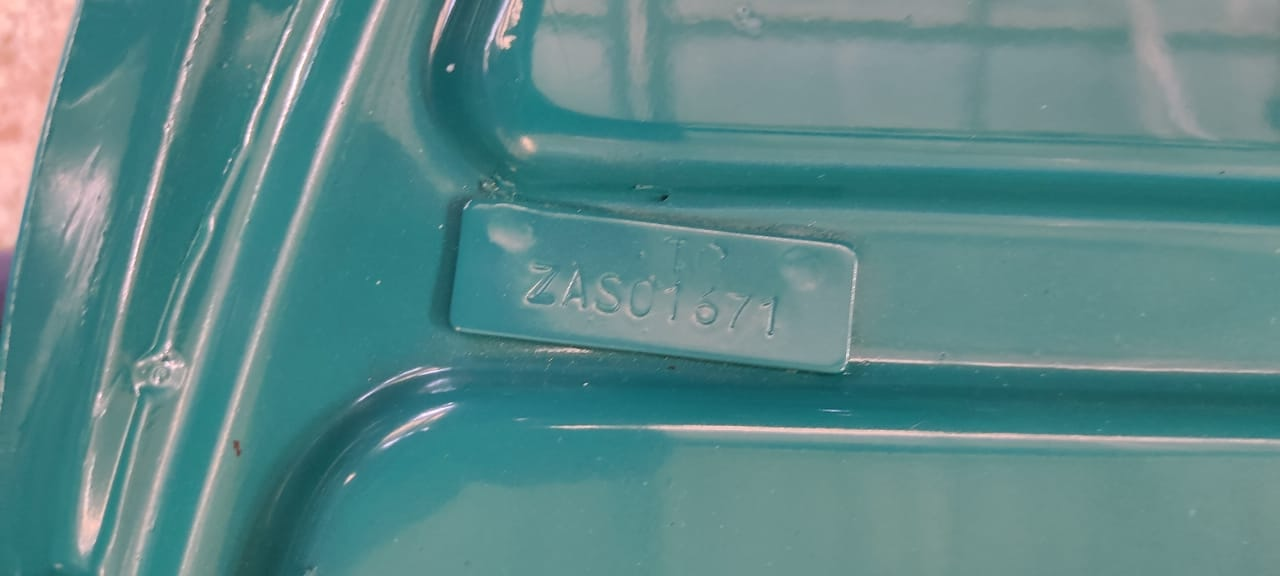
#> input picture images/1.jpeg, 1280 x 576 px; its folder holds only this picture in this run
$ python -i take-39.py   (imports and definitions only)
#> lines starting #> are read from the running program, lines starting #| are printed output that depends on the picture; after the words box and inside, x2 and y2 are one past the last pixel; in counts of white or black regions, pixels touching at a corner belong together
import cv2
import numpy as np
import os
from paddleocr import PaddleOCR
import logging
# [1 line not run here, left out]


def process_image(image_path):
#> called with image_path = 'images/1.jpeg'
    img = cv2.imread(image_path)
#> img is the input picture: shape (576, 1280, 3); mean B, G, R 136.6, 136.2, 90.9
    if img is None:
        print(f"Error: Could not load image {image_path}")
        return

    # Apply median blur to reduce glare
    blr = cv2.medianBlur(img, 15)
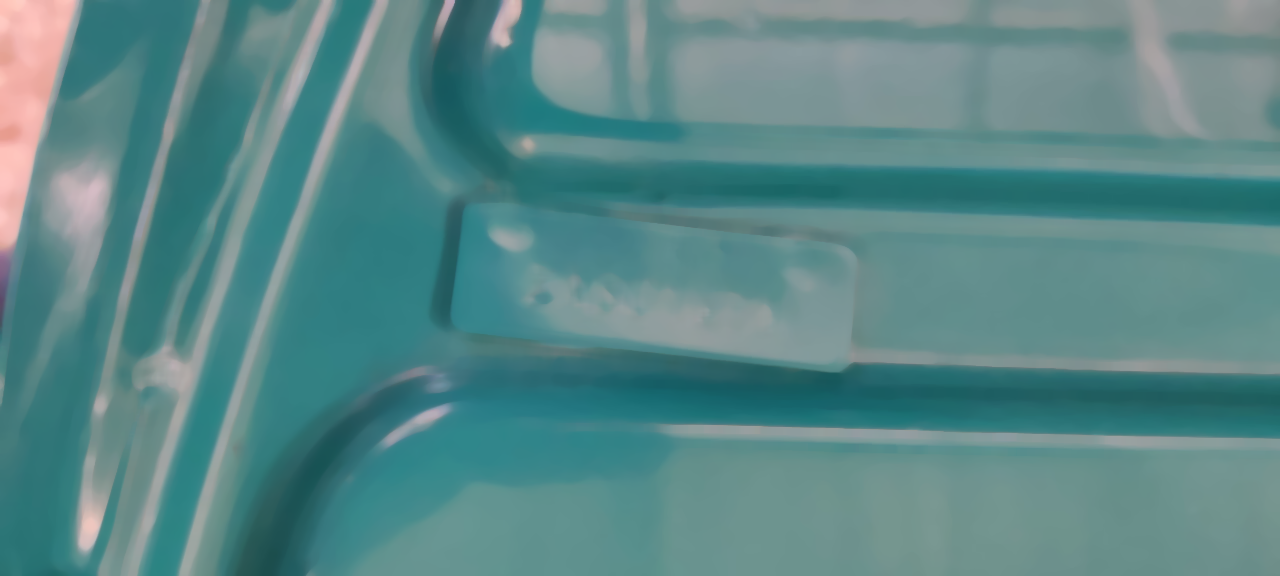
#> blr: shape (576, 1280, 3); mean B, G, R 135.7, 135.3, 89.4

    # Convert to HSV and extract brightness channel
    hsv = cv2.cvtColor(img, cv2.COLOR_BGR2HSV)
#> hsv: shape (576, 1280, 3); mean H, S, V 88.4, 96.7, 139.1
    val = hsv[:, :, 2]
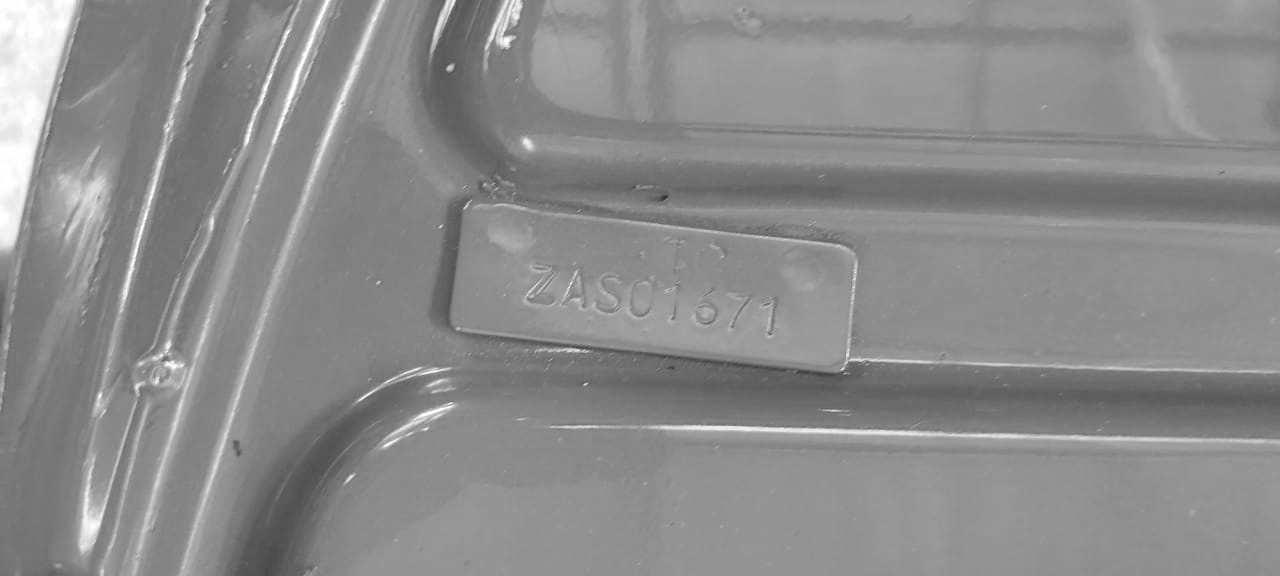
#> val: shape (576, 1280); min 37, max 255, mean 139.1

    # Adaptive thresholding
    at = cv2.adaptiveThreshold(255 - val, 255, cv2.ADAPTIVE_THRESH_GAUSSIAN_C, cv2.THRESH_BINARY, 5, 17)
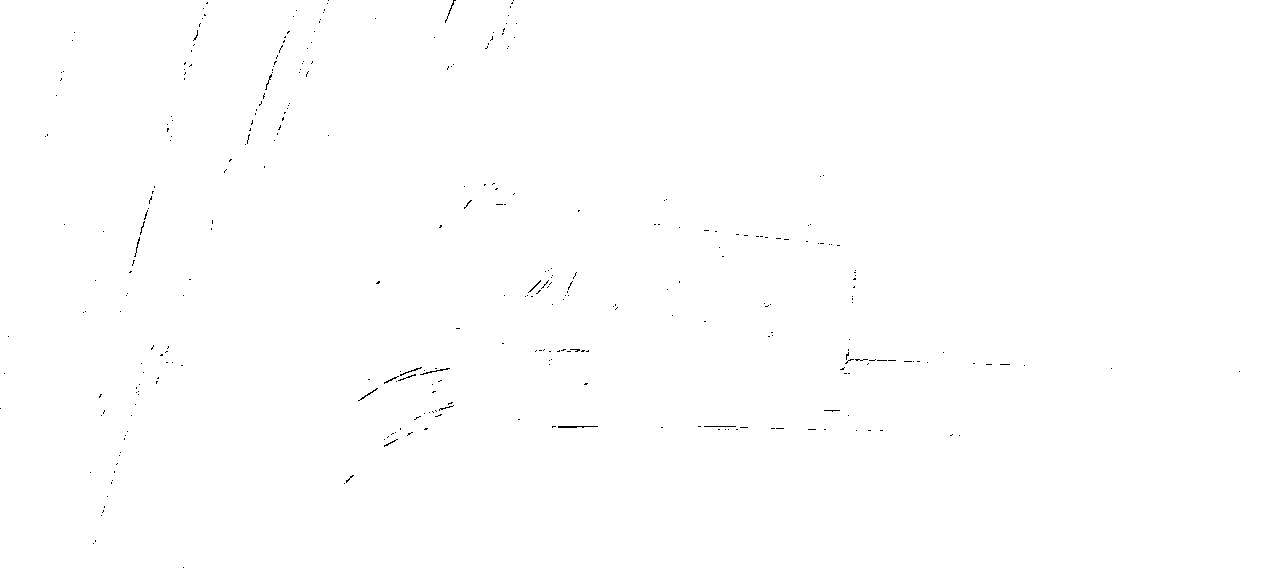
#> at: shape (576, 1280); 99.8% white; black in thin lines or dots
    ia = 255 - at
#> ia: shape (576, 1280); 0.18% white in thin lines or dots
    iv = cv2.adaptiveThreshold(ia, 255, cv2.ADAPTIVE_THRESH_GAUSSIAN_C, cv2.THRESH_BINARY, 5, 9)
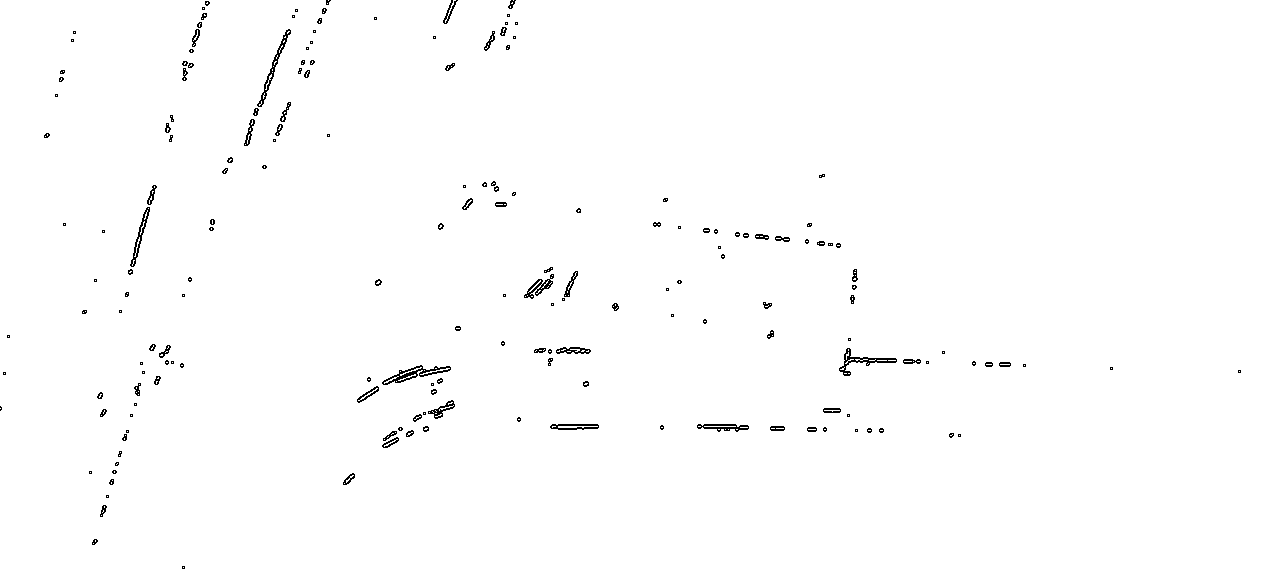
#> iv: shape (576, 1280); 99.2% white; black in thin lines or dots
    ib = cv2.subtract(iv, ia)
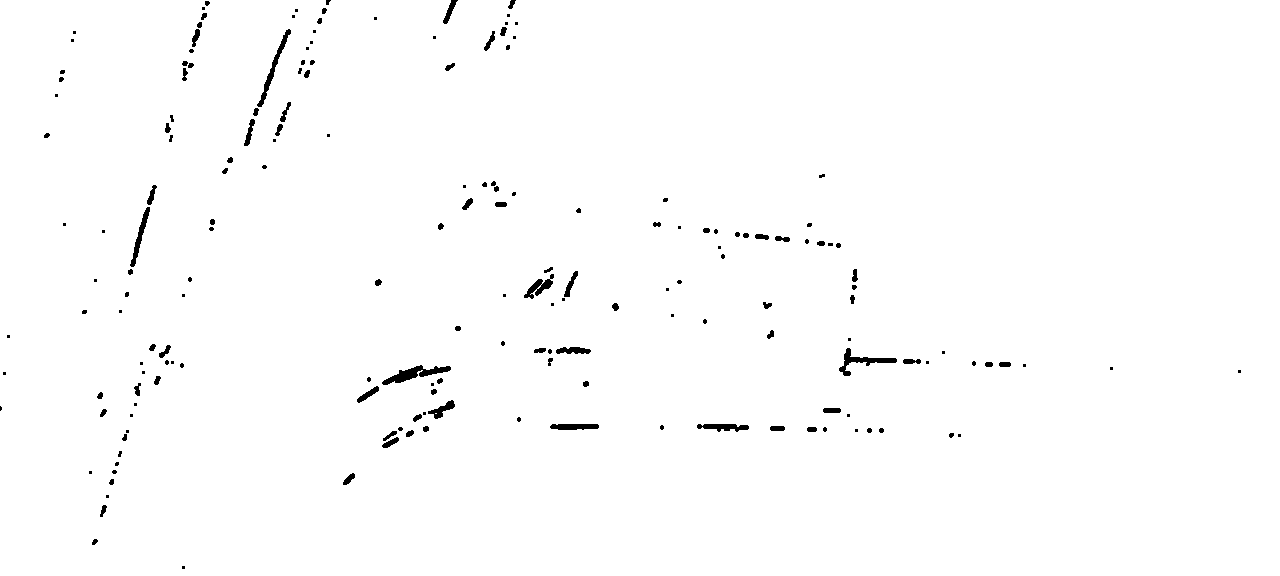
#> ib: shape (576, 1280); 99% white; 182 black regions (87 under 20 px), largest, box (x1, y1, x2, y2) and area: (382, 365, 451, 385) 516, (839, 348, 897, 376) 413, (257, 29, 291, 107) 390

    # Convert mask to 3 channels
    bz = cv2.merge([ib, ib, ib])
#> bz: shape (576, 1280, 3); mean H, S, V 252.4, 252.4, 252.4

    # Apply blur where mask is detected
    result = np.where(bz == (0, 0, 0), blr, img)
#> result: shape (576, 1280, 3); mean H, S, V 136.2, 135.9, 90.4

    # OCR Processing
    try:
#> (the run stopped early here; a loop or call above may not have finished)
